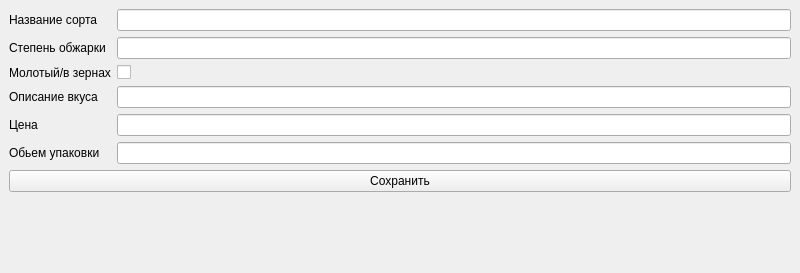
<?xml version="1.0" encoding="UTF-8"?>
<ui version="4.0">
 <class>MainWindow</class>
 <widget class="QMainWindow" name="MainWindow">
  <property name="geometry">
   <rect>
    <x>0</x>
    <y>0</y>
    <width>800</width>
    <height>273</height>
   </rect>
  </property>
  <property name="windowTitle">
   <string>Капучино</string>
  </property>
  <widget class="QWidget" name="centralwidget">
   <layout class="QVBoxLayout" name="verticalLayout">
    <item>
     <layout class="QFormLayout" name="formLayout">
      <item row="0" column="0">
       <widget class="QLabel" name="labelName">
        <property name="text">
         <string>Название сорта</string>
        </property>
       </widget>
      </item>
      <item row="0" column="1">
       <widget class="QLineEdit" name="lineEditName"/>
      </item>
      <item row="1" column="0">
       <widget class="QLabel" name="labelRoasting">
        <property name="text">
         <string>Степень обжарки</string>
        </property>
       </widget>
      </item>
      <item row="1" column="1">
       <widget class="QLineEdit" name="lineEditRoasting"/>
      </item>
      <item row="2" column="0">
       <widget class="QLabel" name="labelGround">
        <property name="text">
         <string>Молотый/в зернах</string>
        </property>
       </widget>
      </item>
      <item row="2" column="1">
       <widget class="QCheckBox" name="checkBoxGround">
        <property name="text">
         <string/>
        </property>
       </widget>
      </item>
      <item row="3" column="0">
       <widget class="QLabel" name="labelDescribing">
        <property name="text">
         <string>Описание вкуса</string>
        </property>
       </widget>
      </item>
      <item row="3" column="1">
       <widget class="QLineEdit" name="lineEditDescribing"/>
      </item>
      <item row="4" column="0">
       <widget class="QLabel" name="labelCost">
        <property name="text">
         <string>Цена</string>
        </property>
       </widget>
      </item>
      <item row="4" column="1">
       <widget class="QLineEdit" name="lineEditCost"/>
      </item>
      <item row="5" column="0">
       <widget class="QLabel" name="labelVolume">
        <property name="text">
         <string>Обьем упаковки</string>
        </property>
       </widget>
      </item>
      <item row="5" column="1">
       <widget class="QLineEdit" name="lineEditVolume"/>
      </item>
     </layout>
    </item>
    <item>
     <widget class="QPushButton" name="pushButtonSave">
      <property name="text">
       <string>Сохранить</string>
      </property>
     </widget>
    </item>
    <item>
     <widget class="QLabel" name="labelStatus">
      <property name="text">
       <string/>
      </property>
     </widget>
    </item>
   </layout>
  </widget>
 </widget>
 <resources/>
 <connections/>
</ui>
